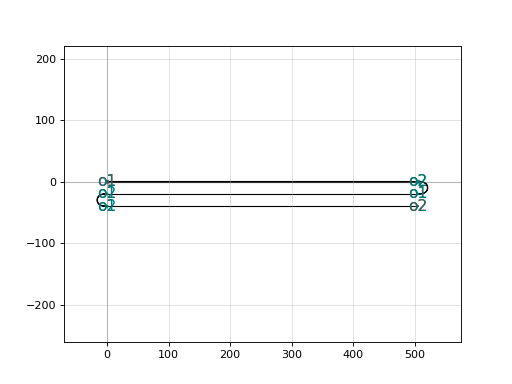

The Python source for this figure:
import gdsfactory as gf

c = gf.components.delay_snake2(length=1600.0, length0=0.0, n=2)
c.plot()
